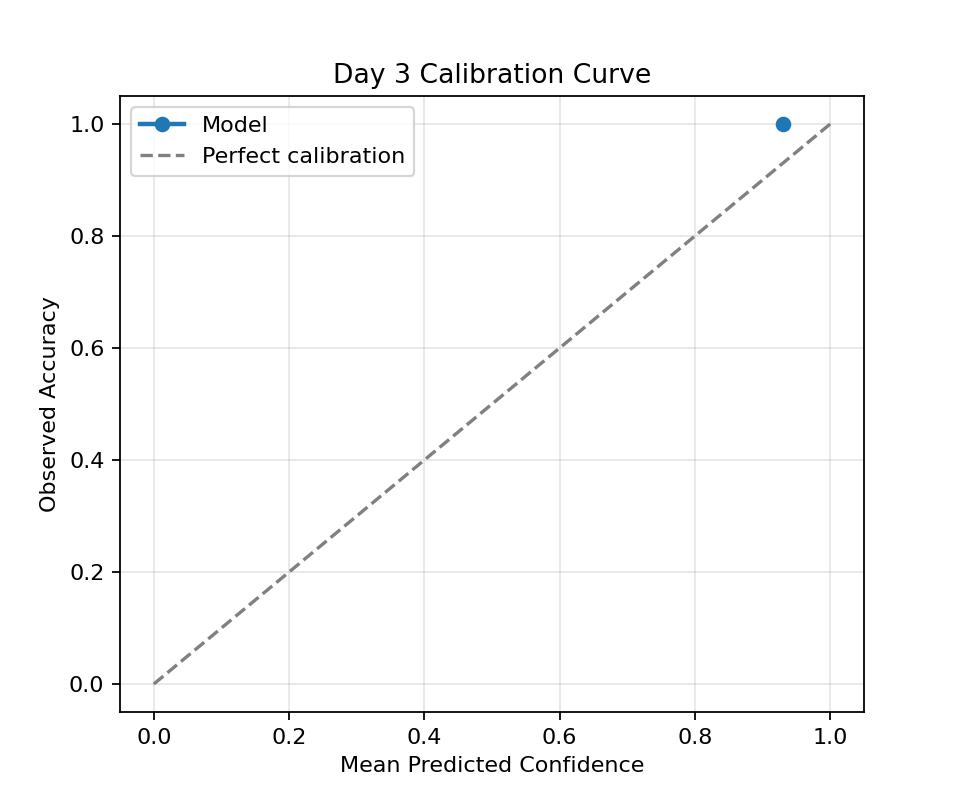
#> input picture models/reports/day3/calibration_curve.png, 960 x 800 px
$ python -i image_validator.py   (imports and definitions only)
#> lines starting #> are read from the running program, lines starting #| are printed output that depends on the picture; after the words box and inside, x2 and y2 are one past the last pixel; in counts of white or black regions, pixels touching at a corner belong together
"""
Image Validator — Validates if uploaded image is a crop leaf
Uses green channel analysis, resolution check, and format validation.
Returns friendly error messages in farmer's language.
"""
from __future__ import annotations

import logging
from pathlib import Path
from typing import Any

import numpy as np
from PIL import Image

logger = logging.getLogger(__name__)

# Minimum requirements
MIN_RESOLUTION = 128
MAX_RESOLUTION = 8000
SUPPORTED_FORMATS = {"JPEG", "JPG", "PNG", "WEBP", "BMP", "TIFF"}

# Error messages in multiple languages
VALIDATION_MESSAGES = {
    "invalid_format": {
        "en": "❌ Unsupported image format. Please upload a JPEG or PNG photo.",
        "hi": "❌ असमर्थित फोटो प्रारूप। कृपया JPEG या PNG फोटो अपलोड करें।",
        "kn": "❌ ಬೆಂಬಲವಿಲ್ಲದ ಫೋಟೋ ಫಾರ್ಮ್ಯಾಟ್. ದಯವಿಟ್ಟು JPEG ಅಥವಾ PNG ಫೋಟೋ ಅಪ್‌ಲೋಡ್ ಮಾಡಿ.",
        "te": "❌ మద్దతు లేని ఫోటో ఫార్మాట్. దయచేసి JPEG లేదా PNG ఫోటో అప్‌లోడ్ చేయండి.",
        "ta": "❌ ஆதரிக்கப்படாத புகைப்பட வடிவம். JPEG அல்லது PNG புகைப்படம் பதிவேற்றவும்.",
    },
    "too_small": {
        "en": "❌ Image is too small. Please take a closer photo of the leaf (minimum 128x128 pixels).",
        "hi": "❌ फोटो बहुत छोटी है। कृपया पत्ती की नजदीकी फोटो लें।",
        "kn": "❌ ಫೋಟೋ ತುಂಬಾ ಚಿಕ್ಕದಾಗಿದೆ. ದಯವಿಟ್ಟು ಎಲೆಯ ಹತ್ತಿರದ ಫೋಟೋ ತೆಗೆಯಿರಿ.",
        "te": "❌ ఫోటో చాలా చిన్నది. దయచేసి ఆకు యొక్క దగ్గరి ఫోటో తీయండి.",
        "ta": "❌ புகைப்படம் மிகவும் சிறியது. இலையின் நெருக்கமான புகைப்படம் எடுக்கவும்.",
    },
    "not_leaf": {
        "en": "⚠️ This doesn't appear to be a crop leaf. Please take a clear photo of the affected leaf.\n\n"
              "📸 Tips:\n• Good lighting (daylight)\n• Close-up of the leaf\n• Avoid shadows\n• Show disease spots clearly",
        "hi": "⚠️ यह फसल की पत्ती नहीं लगती। कृपया प्रभावित पत्ती की स्पष्ट फोटो लें।\n\n"
              "📸 सुझाव:\n• अच्छी रोशनी (दिन की रोशनी)\n• पत्ती का क्लोज-अप\n• छाया से बचें\n• रोग के दाग स्पष्ट दिखाएं",
        "kn": "⚠️ ಇದು ಬೆಳೆ ಎಲೆಯಂತೆ ಕಾಣುತ್ತಿಲ್ಲ. ದಯವಿಟ್ಟು ಪ್ರಭಾವಿತ ಎಲೆಯ ಸ್ಪಷ್ಟ ಫೋಟೋ ತೆಗೆಯಿರಿ.\n\n"
              "📸 ಸಲಹೆ:\n• ಉತ್ತಮ ಬೆಳಕು\n• ಎಲೆಯ ಕ್ಲೋಸ್-ಅಪ್\n• ನೆರಳು ತಪ್ಪಿಸಿ",
        "te": "⚠️ ఇది పంట ఆకుగా కనిపించడం లేదు. దయచేసి ప్రభావిత ఆకు యొక్క స్పష్టమైన ఫోటో తీయండి.",
        "ta": "⚠️ இது பயிர் இலையாக தெரியவில்லை. பாதிக்கப்பட்ட இலையின் தெளிவான புகைப்படம் எடுக்கவும்.",
    },
    "valid": {
        "en": "✅ Valid crop leaf image",
        "hi": "✅ मान्य फसल पत्ती फोटो",
        "kn": "✅ ಮಾನ್ಯ ಬೆಳೆ ಎಲೆ ಫೋಟೋ",
        "te": "✅ చెల్లుబాటయ్యే పంట ఆకు ఫోటో",
        "ta": "✅ செல்லுபடியாகும் பயிர் இலை புகைப்படம்",
    },
}


def _analyze_green_channel(image: Image.Image) -> float:
    """
    Analyze green channel dominance to detect if image is a plant leaf.
    Returns greenness ratio (0-1). Typical leaves: 0.35+
    """
    try:
        img_array = np.array(image.convert("RGB"))

        # Calculate mean channel values
        r_mean = img_array[:, :, 0].mean()
        g_mean = img_array[:, :, 1].mean()
        b_mean = img_array[:, :, 2].mean()

        total = r_mean + g_mean + b_mean
        if total == 0:
            return 0.0

        green_ratio = g_mean / total

        # Also check if green is the dominant channel
        green_dominant = g_mean > r_mean and g_mean > b_mean

        # Combined score: green ratio + bonus for dominance
        score = green_ratio
        if green_dominant:
            score += 0.05

        # Also consider yellow-green (diseased leaves)
        # Diseased leaves often have higher red (yellowing)
        if r_mean > g_mean and r_mean < g_mean * 1.3:
            # Yellowish-green — could be diseased leaf
            score += 0.03

        return min(1.0, score)

    except Exception as e:
        logger.warning(f"Green channel analysis failed: {e}")
        return 0.33  # Default neutral score


def _check_color_variance(image: Image.Image) -> float:
    """
    Check color variance — uniform color images (solid backgrounds) are unlikely leaves.
    Returns variance score (0-1). Real photos: 0.3+
    """
    try:
        img_array = np.array(image.convert("RGB").resize((64, 64)))
        variance = img_array.std() / 255.0
        return min(1.0, variance)
    except Exception:
        return 0.5


def _detect_skin_tone(image: Image.Image) -> float:
    """
    Detect percentage of skin-tone pixels in the image.
    Uses HSV color space for reliable skin detection across skin tones.
    Returns ratio (0-1). Selfies typically: 0.3+, Leaves: <0.15
    """
    try:
        img = image.convert("RGB").resize((128, 128))
        img_array = np.array(img)

        # Convert RGB to HSV manually
        r, g, b = img_array[:,:,0].astype(float), img_array[:,:,1].astype(float), img_array[:,:,2].astype(float)
        r, g, b = r/255.0, g/255.0, b/255.0

        max_c = np.maximum(np.maximum(r, g), b)
        min_c = np.minimum(np.minimum(r, g), b)
        diff = max_c - min_c

        # Hue calculation
        hue = np.zeros_like(max_c)
        mask = diff > 0
        # Red is max
        idx = mask & (max_c == r)
        hue[idx] = (60 * ((g[idx] - b[idx]) / diff[idx]) + 360) % 360
        # Green is max
        idx = mask & (max_c == g)
        hue[idx] = (60 * ((b[idx] - r[idx]) / diff[idx]) + 120) % 360
        # Blue is max
        idx = mask & (max_c == b)
        hue[idx] = (60 * ((r[idx] - g[idx]) / diff[idx]) + 240) % 360

        sat = np.where(max_c > 0, diff / max_c, 0)
        val = max_c

        # Skin detection rules (works for all skin tones):
        # Hue: 0-50 (red to yellow range)
        # Saturation: 0.1-0.8
        # Value: 0.2-0.95
        skin_mask = (
            ((hue >= 0) & (hue <= 50)) &
            (sat >= 0.1) & (sat <= 0.8) &
            (val >= 0.2) & (val <= 0.95)
        )

        skin_ratio = skin_mask.sum() / skin_mask.size
        return float(skin_ratio)

    except Exception as e:
        logger.warning(f"Skin tone detection failed: {e}")
        return 0.0  # Safe default — don't reject


def validate_image(
    image: Image.Image | None,
    lang: str = "en",
) -> dict[str, Any]:
    """
    Validate if uploaded image is a crop leaf.

    Args:
        image: PIL Image to validate
        lang: Language code for error messages

    Returns:
        Dict with is_valid, message, and analysis details
    """
    if image is None:
        return {
            "is_valid": False,
            "reason": "no_image",
            "message": "Please upload a crop photo.",
        }

    # Check format
    fmt = (image.format or "").upper()
    if fmt and fmt not in SUPPORTED_FORMATS:
        return {
            "is_valid": False,
            "reason": "invalid_format",
            "message": VALIDATION_MESSAGES["invalid_format"].get(
                lang, VALIDATION_MESSAGES["invalid_format"]["en"]
            ),
        }

    # Check resolution
    w, h = image.size
    if w < MIN_RESOLUTION or h < MIN_RESOLUTION:
        return {
            "is_valid": False,
            "reason": "too_small",
            "message": VALIDATION_MESSAGES["too_small"].get(
                lang, VALIDATION_MESSAGES["too_small"]["en"]
            ),
            "resolution": f"{w}x{h}",
        }

    # Green channel analysis
    green_score = _analyze_green_channel(image)
    variance_score = _check_color_variance(image)

    # Skin tone detection — detects selfies/human photos
    skin_ratio = _detect_skin_tone(image)

    # Decision logic:
    # 1. If skin tone > 40% of image → likely a selfie → reject
    # 2. If green score very low AND high skin → definitely not a leaf
    # 3. Otherwise → ACCEPT (let the ML model decide if it's a valid crop)
    is_likely_leaf = True

    if skin_ratio > 0.40:
        # More than 40% skin pixels → likely a selfie/human photo
        is_likely_leaf = False
    elif green_score < 0.25 and variance_score < 0.10:
        # Very low green AND very uniform → probably a solid background
        is_likely_leaf = False

    logger.debug(f"Image validation: green={green_score:.3f}, var={variance_score:.3f}, skin={skin_ratio:.3f}, valid={is_likely_leaf}")

    if not is_likely_leaf:
        return {
            "is_valid": False,
            "reason": "not_leaf",
            "message": VALIDATION_MESSAGES["not_leaf"].get(
                lang, VALIDATION_MESSAGES["not_leaf"]["en"]
            ),
            "green_score": round(green_score, 3),
            "variance_score": round(variance_score, 3),
            "skin_ratio": round(skin_ratio, 3),
        }

    return {
        "is_valid": True,
        "reason": "valid",
        "message": VALIDATION_MESSAGES["valid"].get(
            lang, VALIDATION_MESSAGES["valid"]["en"]
        ),
        "green_score": round(green_score, 3),
        "variance_score": round(variance_score, 3),
        "resolution": f"{w}x{h}",
    }


# Export
__all__ = ["validate_image", "VALIDATION_MESSAGES"]

>>> from PIL import Image
>>> picture = Image.open('../models/reports/day3/calibration_curve.png')
#> picture is the input picture: PIL image 960x800 RGBA; mean R, G, B, A 250, 250, 250.1, 255
>>> result = validate_image(picture)
#> in _analyze_green_channel, `r_mean = img_array[:, :, 0].mean()`: r_mean = 250
#> in _analyze_green_channel, `b_mean = img_array[:, :, 2].mean()`: b_mean = 250.1
#> in _analyze_green_channel, `total = r_mean + g_mean + b_mean`: total = 750.1
#> in _analyze_green_channel, `green_ratio = g_mean / total`: green_ratio = 0.333
#> in _analyze_green_channel, `green_dominant = g_mean > r_mean and g_mean > b_mean`: green_dominant = False
#> in _analyze_green_channel, `score = green_ratio`: score = 0.333
#> in _check_color_variance, `img_array = np.array(image.convert("RGB").resize((64, 64)))`:
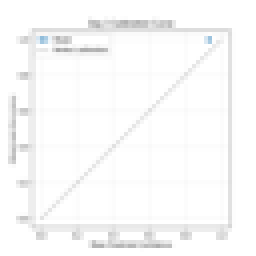
#> img_array: shape (64, 64, 3) (shown 4 times larger); mean R, G, B 249.7, 249.8, 249.8
#> in _check_color_variance, `variance = img_array.std() / 255.0`: variance = 0.0485
#> in _detect_skin_tone, `img = image.convert("RGB").resize((128, 128))`:
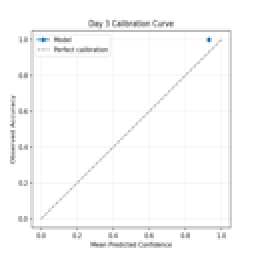
#> img: PIL image 128x128 RGB (shown 2 times larger); mean R, G, B 249.7, 249.7, 249.8
#> in _detect_skin_tone, `mask = diff > 0`:
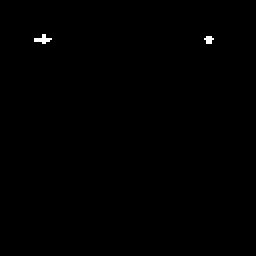
#> mask: shape (128, 128) bool (shown 2 times larger); 0.23% white in thin lines or dots, all inside (x1, y1, x2, y2) = (17, 17, 107, 22)
#> in _detect_skin_tone, `idx = mask & (max_c == r)`:
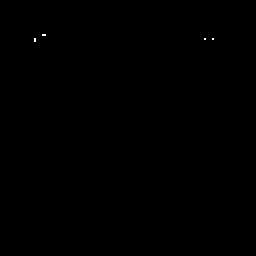
#> idx: shape (128, 128) bool (shown 2 times larger); 0.04% white in thin lines or dots, all inside (x1, y1, x2, y2) = (17, 17, 107, 21)
#> in _detect_skin_tone, `idx = mask & (max_c == g)`: idx: shape (128, 128) bool; 0.01% white in thin lines or dots, all inside (x1, y1, x2, y2) = (25, 19, 26, 20)
#> in _detect_skin_tone, `hue[idx] = (60 * ((b[idx] - r[idx]) / diff[idx]) + 120) % 360`: hue: shape (128, 128) float64; min 0, max 180, mean 0
#> in _detect_skin_tone, `idx = mask & (max_c == b)`: idx: shape (128, 128) bool; 0.19% white in thin lines or dots, all inside (x1, y1, x2, y2) = (18, 18, 106, 22)
#> in _detect_skin_tone, `hue[idx] = (60 * ((r[idx] - g[idx]) / diff[idx]) + 240) % 360`:
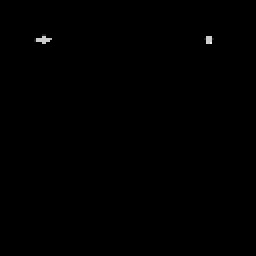
#> hue: shape (128, 128) float64 (shown 2 times larger); min 0, max 240, mean 0.4
#> in _detect_skin_tone, `skin_mask = ( ((hue >= 0) & (hue <= 50)) & (sat >= 0.1) & (sat <= 0.8)..`: skin_mask: shape (128, 128) bool; every value is 0
#> in _detect_skin_tone, `skin_ratio = skin_mask.sum() / skin_mask.size`: skin_ratio = 0
#> result = {'is_valid': True, 'reason': 'valid', 'message': '✅ Valid crop leaf image', 'green_score': 0.333, 'variance_score': 0.049, 'resolution': '960x800'}

$ run again, on models/reports/day3/confusion_matrix.png
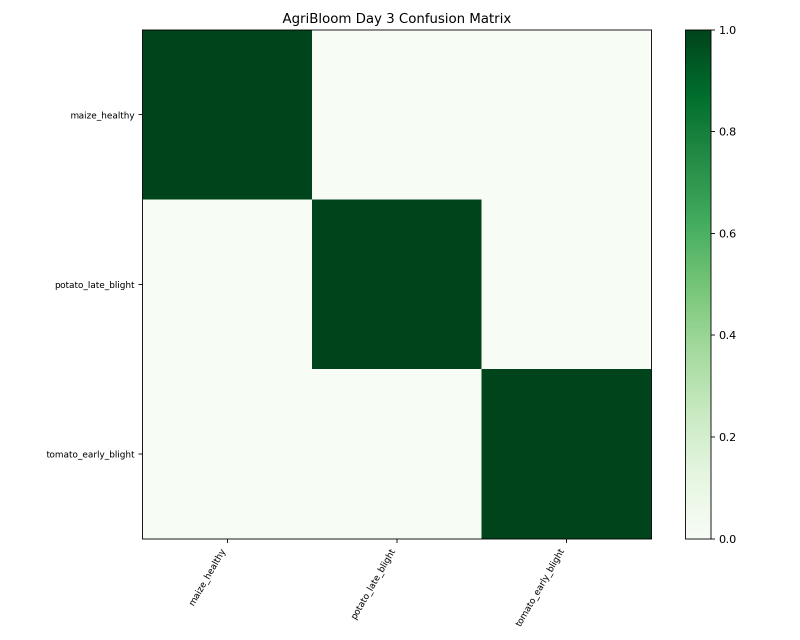
#> input picture models/reports/day3/confusion_matrix.png, 1600 x 1280 px (shown at 1/2 size)
#> picture is the input picture: PIL image 1600x1280 RGBA; mean R, G, B, A 203.8, 218.5, 208, 255
#> r_mean = 203.8
#> g_mean = 218.5
#> b_mean = 208
#> total = 630.3
#> green_ratio = 0.347
#> green_dominant = True
#> in _analyze_green_channel, `score = green_ratio`: score = 0.347
#> in _analyze_green_channel, `score += 0.05`: score = 0.397
#> variance = 0.322
#> in _detect_skin_tone, `mask = diff > 0`:
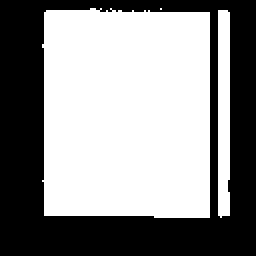
#> mask: shape (128, 128) bool (shown 2 times larger); 55.8% white; 1 black region, box (x1, y1, x2, y2) and area: (0, 0, 128, 128) 7234
#> in _detect_skin_tone, `sat = np.where(max_c > 0, diff / max_c, 0)`:
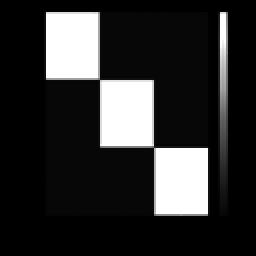
#> sat: shape (128, 128) float64 (shown 2 times larger); min 0, max 1, mean 0.185
#> skin_mask: shape (128, 128) bool; every value is 0
#> in _detect_skin_tone, `skin_ratio = skin_mask.sum() / skin_mask.size`: skin_ratio = 0
#> result = {'is_valid': True, 'reason': 'valid', 'message': '✅ Valid crop leaf image', 'green_score': 0.397, 'variance_score': 0.322, 'resolution': '1600x1280'}
